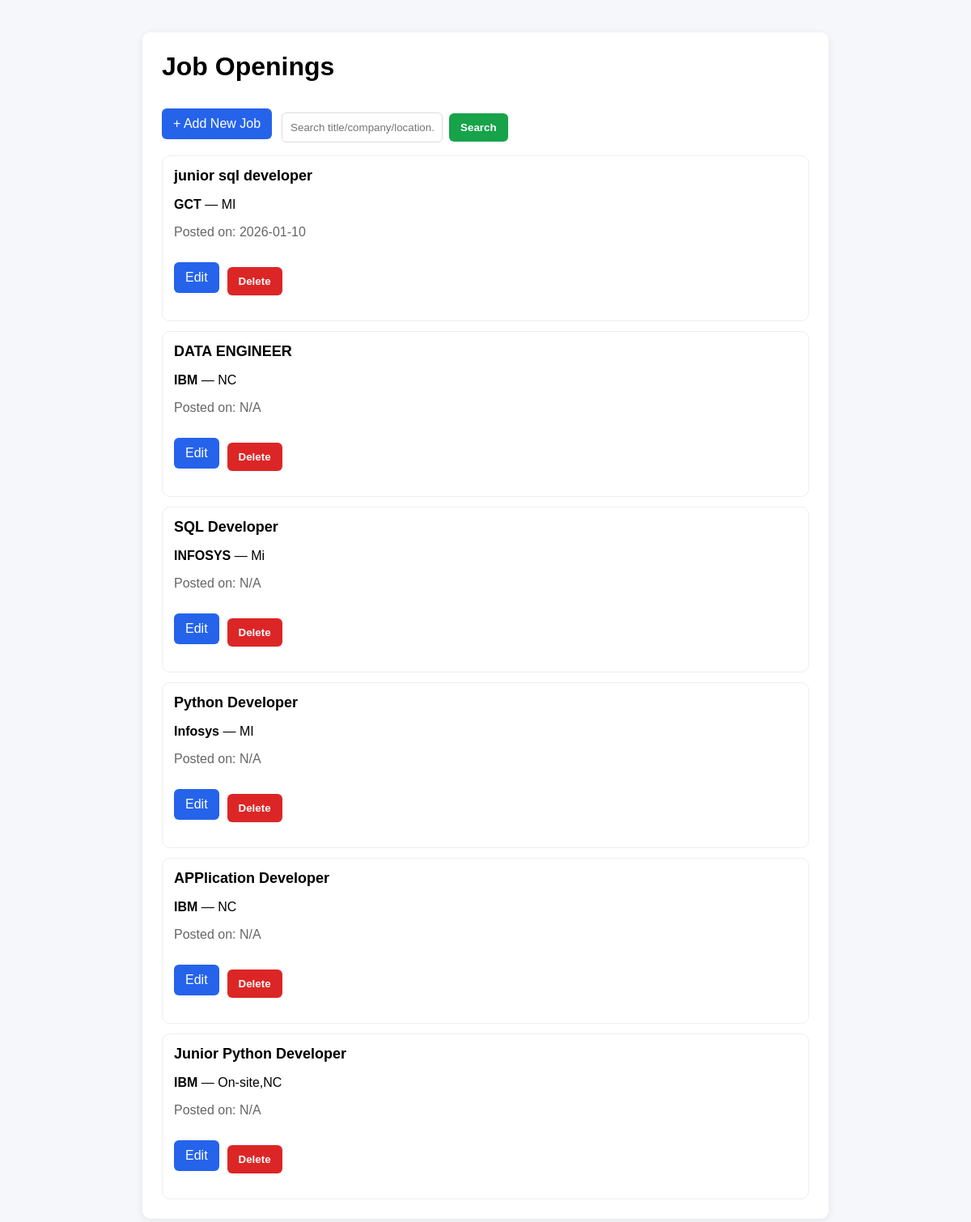
The page / on the database its author committed.
### tables this page shows
CREATE TABLE jobs(
    id INTEGER PRIMARY KEY AUTOINCREMENT,
    title TEXT,
    company TEXT,
    location TEXT,
    data_posted TEXT,
    time_posted TEXT
, posted_date TEXT);

### app.py (the view)
@app.route("/")
def home():
    q = request.args.get("q", "").strip()
    conn = get_db_connection()
    if q:
        jobs = conn.execute(
            """
            SELECT id, title, company, location, posted_date
            FROM jobs
            WHERE title LIKE ? OR company LIKE ? OR location LIKE ?
            ORDER BY id DESC
            """,
            (f"%{q}%", f"%{q}%", f"%{q}%"),
        ).fetchall()
    else:
        jobs = conn.execute(
            """
            SELECT id, title, company, location, posted_date
            FROM jobs
            ORDER BY id DESC
            """
        ).fetchall()
    conn.close()
    return render_template("index.html", jobs=jobs, q=q)

### app.py (called while the page is built)
def get_db_connection():
    conn = sqlite3.connect("database.db")
    conn.row_factory = sqlite3.Row
    return conn

### templates/index.html (shortened to what this page needs)
<!DOCTYPE html>
<html>
<head>
  <link rel="stylesheet" href="{{ url_for('static', filename='style.css') }}">
</head>
<body>
  <div class="container">
    <h1>Job Openings</h1>
    <div style="display:flex; gap:12px; align-items:center; flex-wrap:wrap;">
      <a class="button" href="{{ url_for('add_job') }}">+ Add New Job</a>
      <form method="GET" action="{{ url_for('home') }}" style="display:flex; gap:8px; align-items:center;">
        <input type="text" name="q" placeholder="Search title/company/location..." value="{{ q }}" />
        <button type="submit">Search</button>
      </form>
    </div>
    {% if jobs|length == 0 %}
      <p class="muted">No jobs found.</p>
    {% else %}
      <div class="cards">
        {% for job in jobs %}
          <div class="card">
            <h2>{{ job["title"] }}</h2>
            <p><strong>{{ job["company"] }}</strong> — {{ job["location"] }}</p>
            <p class="muted">Posted on: {{ job["posted_date"] or "N/A" }}</p>
            <div style="display:flex; gap:10px; align-items:center;">
              <a class="button" href="{{ url_for('edit_job', job_id=job['id']) }}">Edit</a>
              <form method="POST" action="{{ url_for('delete_job', job_id=job['id']) }}"
                    onsubmit="return confirm('Delete this job?');">
                <button class="danger" type="submit">Delete</button>
              </form>
            </div>
          </div>
        {% endfor %}
      </div>
    {% endif %}
  </div>
</body>
</html>

### static/style.css (style rules this page uses)
body { font-family: Arial, sans-serif; background: #f6f7fb; margin: 0; padding: 0; }
.container { max-width: 800px; margin: 40px auto; background: white; padding: 24px; border-radius: 10px; box-shadow: 0 2px 10px rgba(0,0,0,0.08); }
h1 { margin-top: 0; }
.button { display: inline-block; margin: 12px 0 20px; padding: 10px 14px; text-decoration: none; border-radius: 6px; background: #2563eb; color: white; }
.cards { display: grid; gap: 12px; }
.card { border: 1px solid #eee; padding: 14px; border-radius: 10px; background: #fff; }
.card h2 { margin: 0 0 6px; font-size: 18px; }
input { padding: 10px; border-radius: 6px; border: 1px solid #ddd; }
button { padding: 10px 14px; border: none; border-radius: 6px; cursor: pointer; background: #16a34a; color: white; font-weight: bold; }
button.danger { background: #dc2626; }
.muted { color: #666; }

### rows shown on the page
jobs: title "junior sql developer", company "GCT", location "MI", posted_date "2026-01-10"
jobs: title "DATA ENGINEER", company "IBM", location "NC", job "N/A"
jobs: title "SQL Developer", company "INFOSYS", location "Mi", job "N/A"
jobs: title "Python Developer", company "Infosys", location "MI", job "N/A"
jobs: title "APPlication Developer", company "IBM", location "NC", job "N/A"
jobs: title "Junior Python Developer", company "IBM", location "On-site,NC", job "N/A"
